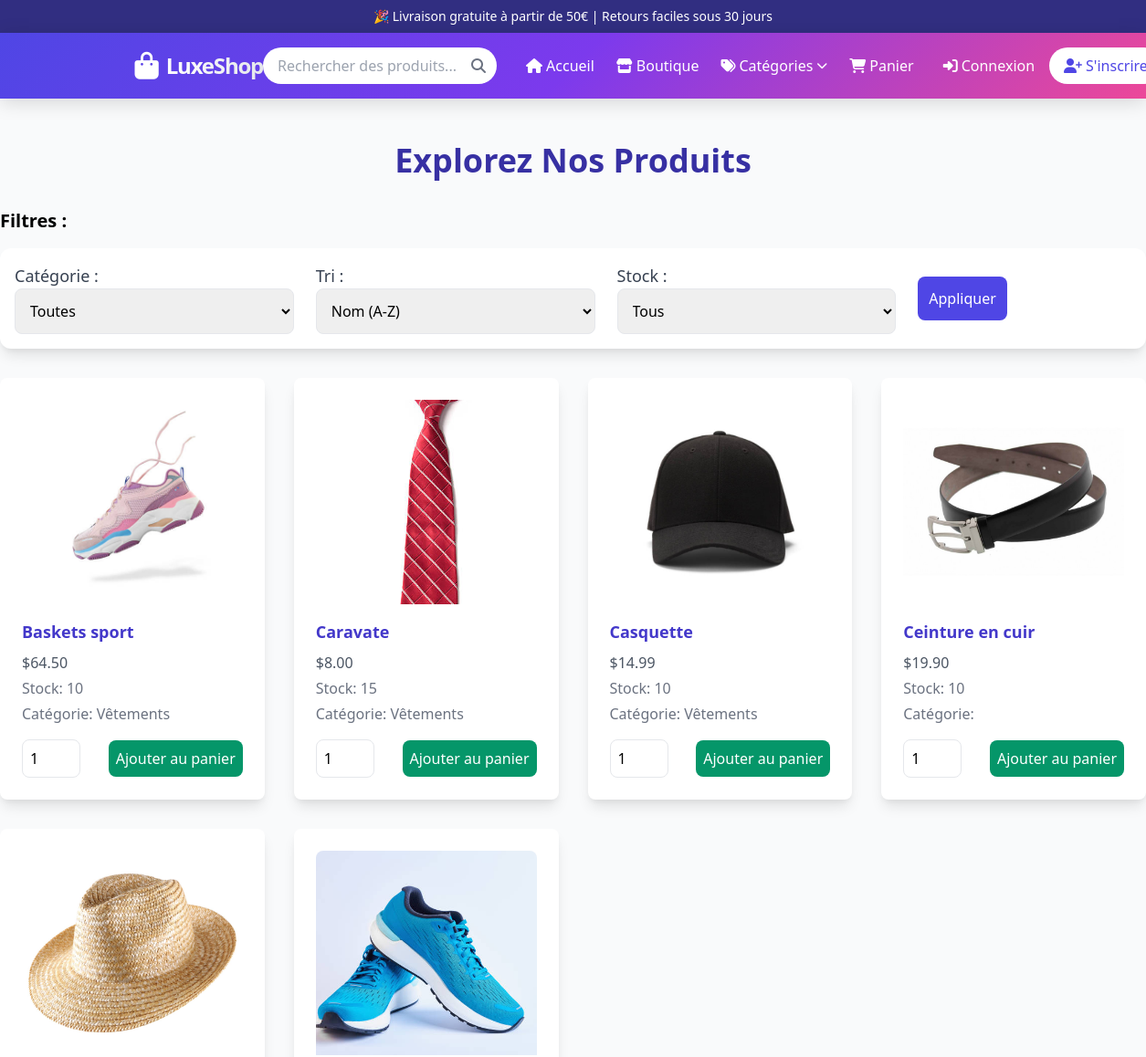
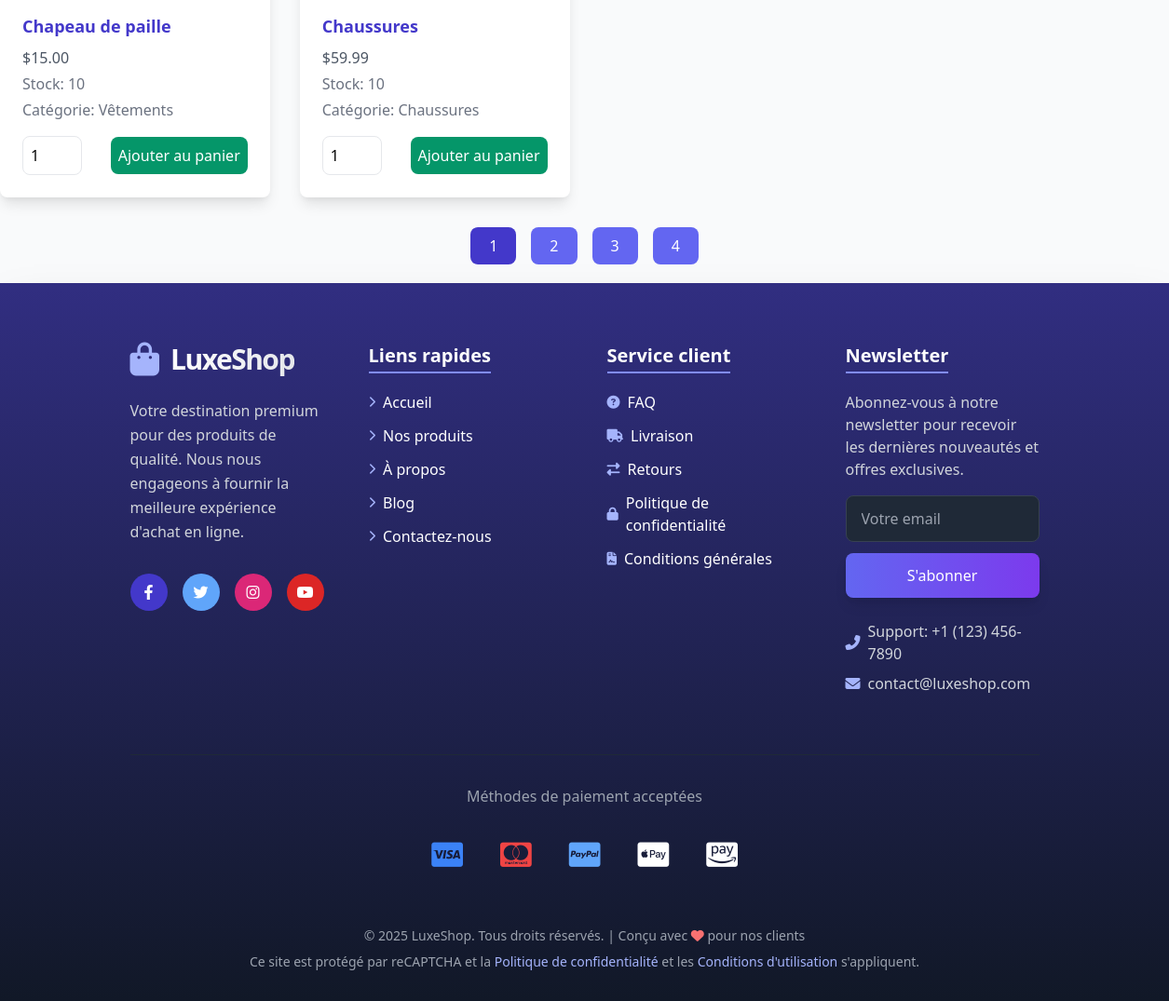
The page / on the database its author committed (2 pictures, top to bottom).
### tables this page shows
CREATE TABLE `products` (
  `id` bigint unsigned NOT NULL AUTO_INCREMENT,
  `category_id` int NOT NULL,
  `name` varchar(255) NOT NULL,
  `price` decimal(8,2) NOT NULL,
  `created_at` timestamp NULL DEFAULT NULL,
  `updated_at` timestamp NULL DEFAULT NULL,
  `stock` int DEFAULT '0',
  `description` text,
  `image` varchar(255) DEFAULT 'default.jpg',
  PRIMARY KEY (`id`)
);

CREATE TABLE `categories` (
  `id` int NOT NULL AUTO_INCREMENT,
  `name` varchar(100) NOT NULL,
  `created_at` timestamp NULL DEFAULT CURRENT_TIMESTAMP,
  PRIMARY KEY (`id`),
  UNIQUE KEY `name` (`name`)
);

### controllers/ProductController.php (called while the page is built, shortened)
<?php
require_once 'models/Product.php';
class ProductController {
    public function index() {
        $productModel = new Product();
        $page = isset($_GET['page']) ? max(1, (int)$_GET['page']) : 1;
        $perPage = 6;
        $categoryId = isset($_GET['category']) ? (int)$_GET['category'] : null;
        $sort = isset($_GET['sort']) ? $_GET['sort'] : 'name_asc';
        $stockFilter = isset($_GET['stock']) ? $_GET['stock'] : null;
        $totalProducts = $productModel->getTotalCount($categoryId, $stockFilter);
        $totalPages = ceil($totalProducts / $perPage);
        $products = $productModel->getPaginated($page, $perPage, $categoryId, $sort, $stockFilter);
        require_once 'views/products/index.php';
    }
}
?>

### index.php (called while the page is built, shortened)
<?php
$router = new Router();
$router->route();
?>

### models/Product.php (called while the page is built, shortened)
<?php
require_once 'config/database.php';
class Product {
    private $conn;
    public function __construct() {
        $database = new Database();
        $this->conn = $database->getConnection();
    }
    public function getPaginated($page, $perPage, $categoryId = null, $sort = 'name_asc', $stockFilter = null) {
        $offset = ($page - 1) * $perPage;
        $query = "
            SELECT p.*, c.name AS category_name
            FROM products p
            LEFT JOIN categories c ON p.category_id = c.id
            WHERE 1=1
        ";
        $params = [];
        switch ($sort) {
            default:           $query .= " ORDER BY p.name ASC"; break;
        }
        $query .= " LIMIT :offset, :perPage";
        $stmt = $this->conn->prepare($query);
        $stmt->bindParam(':offset', $offset, PDO::PARAM_INT);
        $stmt->bindParam(':perPage', $perPage, PDO::PARAM_INT);
        $stmt->execute();
        return $stmt->fetchAll(PDO::FETCH_ASSOC);
    }
    public function getTotalCount($categoryId = null, $stockFilter = null) {
        $query = "SELECT COUNT(*) FROM products WHERE 1=1";
        $params = [];
        $stmt = $this->conn->prepare($query);
        $stmt->execute($params);
        return $stmt->fetchColumn();
    }
}
?>

### config/database.php (called while the page is built, shortened)
<?php
class Database {
    private $host = "localhost";
    private $db_name = "ecommerce";
    private $username = "root";
    private $password = "saif";
    public function getConnection() {
        $this->conn = null;
        try {
            $this->conn = new PDO("mysql:host=" . $this->host . ";dbname=" . $this->db_name, $this->username, $this->password);
            $this->conn->setAttribute(PDO::ATTR_ERRMODE, PDO::ERRMODE_EXCEPTION);
        } catch(PDOException $e) {
            echo "Connection error: " . $e->getMessage();
        }
        return $this->conn;
    }
}
?>

### views/products/index.php (the view, shortened to what this page needs)
<?php require_once 'views/templates/header.php'; ?>
<h1 class="text-4xl font-extrabold mb-8 text-center text-indigo-800">Explorez Nos Produits</h1>
<div class="mb-8">
    <h2 class="text-xl font-semibold mb-4">Filtres :</h2>
    <form method="GET" action="/products" class="flex flex-col md:flex-row space-y-4 md:space-y-0 md:space-x-6 bg-white p-4 rounded-xl shadow-lg hover:shadow-2xl transition-all duration-300">
        <div class="flex flex-col w-full md:w-1/4">
            <label for="category" class="text-gray-700 text-lg">Catégorie :</label>
            <select name="category" id="category" class="p-3 border rounded-lg focus:outline-none focus:ring-2 focus:ring-indigo-500 transition-all">
                <option value="">Toutes</option>
            </select>
        </div>
        <div class="flex flex-col w-full md:w-1/4">
            <label for="sort" class="text-gray-700 text-lg">Tri :</label>
            <select name="sort" id="sort" class="p-3 border rounded-lg focus:outline-none focus:ring-2 focus:ring-indigo-500 transition-all">
                <option value="name_asc" <?php echo $sort === 'name_asc' ? 'selected' : ''; ?>>Nom (A-Z)</option>
            </select>
        </div>
        <div class="flex flex-col w-full md:w-1/4">
            <label for="stock" class="text-gray-700 text-lg">Stock :</label>
            <select name="stock" id="stock" class="p-3 border rounded-lg focus:outline-none focus:ring-2 focus:ring-indigo-500 transition-all">
                <option value="">Tous</option>
            </select>
        </div>
        <div class="flex items-center justify-center md:justify-start w-full md:w-auto">
            <button type="submit" class="bg-indigo-600 text-white p-3 rounded-lg w-full md:w-auto hover:bg-indigo-700 focus:outline-none focus:ring-2 focus:ring-indigo-500 transition-all">
                Appliquer
            </button>
        </div>
    </form>
</div>
<div class="grid grid-cols-1 sm:grid-cols-2 md:grid-cols-3 lg:grid-cols-4 gap-8 mt-6">
    <?php foreach ($products as $product): ?>
        <div class="bg-white p-6 rounded-lg shadow-lg hover:shadow-2xl transition-all duration-300 hover:scale-105">
            <a href="/product?id=<?php echo $product['id']; ?>" class="block">
                <img src="/public/images/<?php echo $product['image']; ?>" alt="<?php echo $product['name']; ?>" class="w-full h-56 object-cover rounded-t-lg transition-all duration-300 hover:scale-105" loading="lazy">
                <h2 class="text-lg font-semibold text-indigo-700 mt-4"><?php echo $product['name']; ?></h2>
            </a>
            <p class="text-gray-600 font-medium mt-2">$<?php echo number_format($product['price'], 2); ?></p>
            <p class="text-gray-500 mt-1">Stock: <?php echo $product['stock']; ?></p>
            <p class="text-gray-500 mt-1">Catégorie: <?php echo $product['category_name']; ?></p>
            <form method="POST" action="/cart/add" class="mt-4 flex items-center justify-between">
                <input type="number" name="quantity" min="1" max="<?php echo $product['stock']; ?>" value="1" class="w-16 p-2 border rounded-lg focus:outline-none focus:ring-2 focus:ring-indigo-500">
                <button type="submit" class="bg-green-600 text-white p-2 ml-2 rounded-lg hover:bg-green-700 focus:outline-none focus:ring-2 focus:ring-green-500 transition-all">
                    Ajouter au panier
                </button>
            </form>
        </div>
    <?php endforeach; ?>
</div>
<div class="mt-8 flex justify-center space-x-4">
    <?php for ($i = 1; $i <= $totalPages; $i++): ?>
        <a href="/products?page=<?php echo $i; ?>&category=<?php echo $categoryId ?? ''; ?>&sort=<?php echo $sort; ?>&stock=<?php echo $stockFilter ?? ''; ?>" class="px-5 py-2 bg-indigo-500 text-white rounded-lg <?php echo $page === $i ? 'bg-indigo-700' : ''; ?> hover:bg-indigo-600 transition-all duration-300">
            <?php echo $i; ?>
        </a>
    <?php endfor; ?>
</div>
<?php require_once 'views/templates/footer.php'; ?>

### rows shown on the page
products: image (picture), name "Baskets sport", price "64.50", stock "10", category.name "Vêtements"
products: image (picture), name "Caravate", price "8.00", stock "15", category.name "Vêtements"
products: image (picture), name "Casquette", price "14.99", stock "10", category.name "Vêtements"
products: image (picture), name "Ceinture en cuir", price "19.90", stock "10"
products: image (picture), name "Chapeau de paille", price "15.00", stock "10", category.name "Vêtements"
products: image (picture), name "Chaussures", price "59.99", stock "10", category.name "Chaussures"
